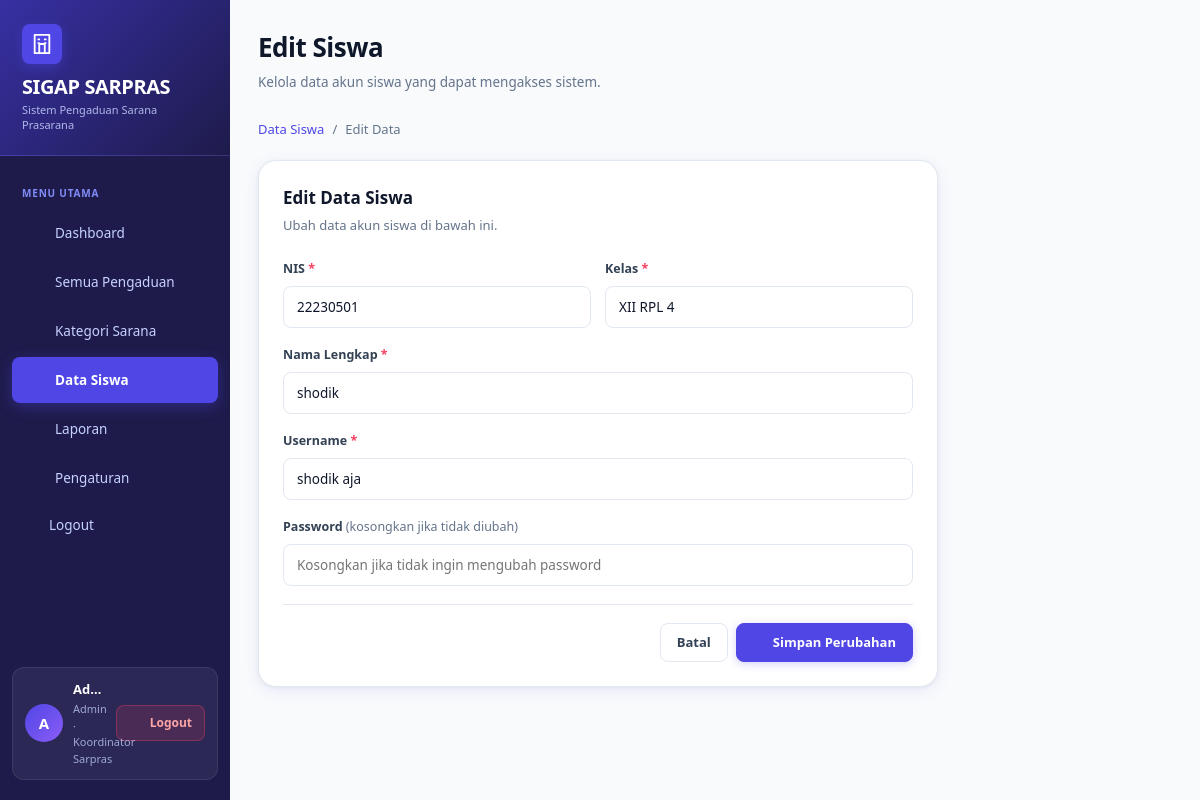
Page /views/siswa_form.php?nis=22230501 (signed in) on the earlier database version.
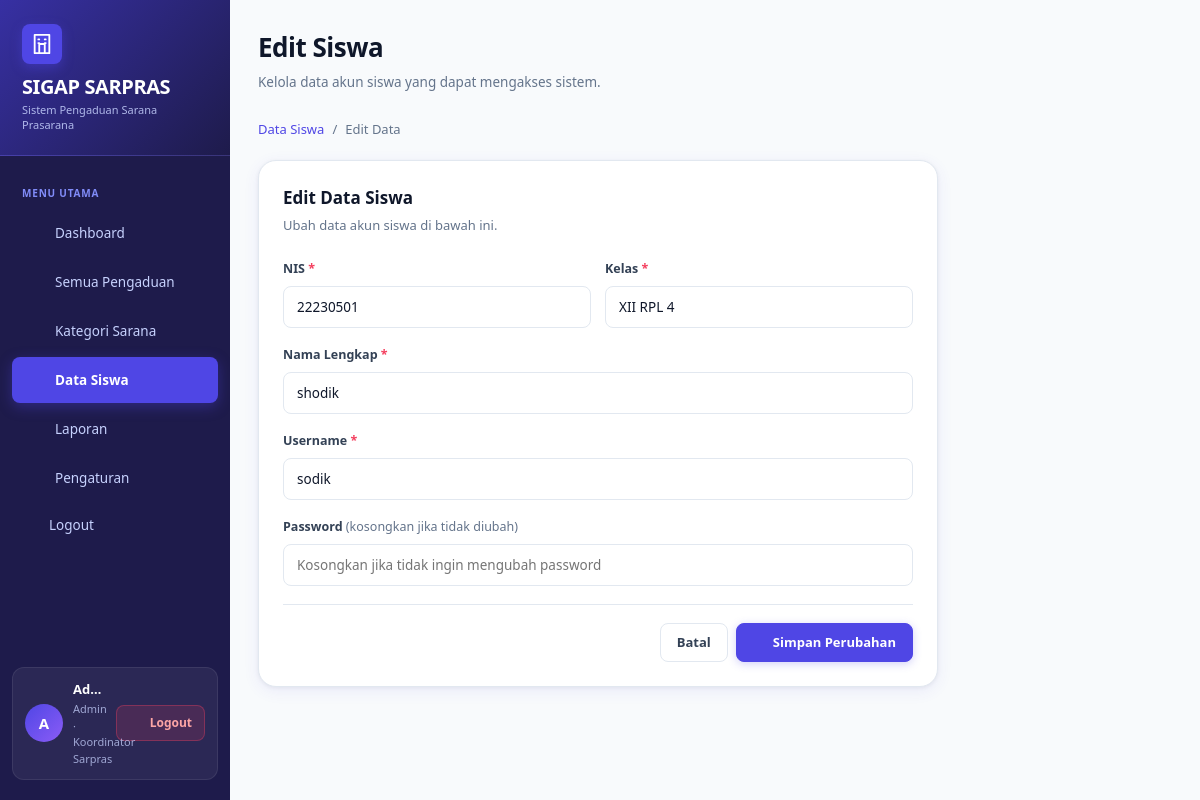
Same page on the later database version.
### tables this page shows
CREATE TABLE `siswa` (
  `nis` int(11) NOT NULL,
  `nama` varchar(100) NOT NULL,
  `kelas` varchar(50) NOT NULL,
  `username` varchar(50) NOT NULL,
  `password` varchar(255) NOT NULL,
  `aktif` tinyint(1) NOT NULL DEFAULT 1
);

### models/Siswa.php (called while the page is built, shortened)
<?php
class Siswa {
    private $conn;
    public function __construct($conn) {
        $this->conn = $conn;
    }
    public function getByNis($nis) {
        $nis = (int)$nis;
        $q = mysqli_query($this->conn, "SELECT * FROM siswa WHERE nis=$nis");
        return mysqli_fetch_assoc($q);
    }
}
?>

### views/siswa_form.php (the view, shortened to what this page needs)
<?php
include '../config/koneksi.php';
include '../config/icons.php';
include '../config/layout.php';
include '../models/Siswa.php';
$m     = new Siswa($conn);
$edit  = isset($_GET['nis']);
$old   = $edit ? $m->getByNis($_GET['nis']) : null;
?>
<!doctype html>
<html lang="id">
<head>
    <link rel="stylesheet" href="../assets/style.css?v=2">
</head>
<body>
<div class="app">
    <?= sidebar('students') ?>
    <main class="main">
        <div class="top">
            <div>
                <h2><?= $edit ? 'Edit Siswa' : 'Tambah Siswa' ?></h2>
                <p>Kelola data akun siswa yang dapat mengakses sistem.</p>
            </div>
        </div>
        <div class="breadcrumb">
            <a href="siswa.php">Data Siswa</a>
            <span><?= $edit ? 'Edit Data' : 'Tambah Siswa' ?></span>
        </div>
        <div class="panel content-narrow">
            <h3 style="margin:0 0 6px;"><?= $edit ? 'Edit Data Siswa' : 'Siswa Baru' ?></h3>
            <p style="margin:0 0 24px;font-size:13px;color:var(--muted);">
                <?= $edit ? 'Ubah data akun siswa di bawah ini.' : 'Isi data siswa untuk membuat akun baru.' ?>
            </p>
            <form method="post">
                <div style="display:grid;grid-template-columns:1fr 1fr;gap:14px;">
                    <div class="field">
                        <label>NIS <span class="required">*</span></label>
                        <input type="number" name="nis" value="<?= htmlspecialchars($old['nis'] ?? '') ?>" placeholder="Nomor Induk Siswa" required>
                    </div>
                    <div class="field">
                        <label>Kelas <span class="required">*</span></label>
                        <input name="kelas" value="<?= htmlspecialchars($old['kelas'] ?? '') ?>" placeholder="Contoh: XII RPL 4" required>
                    </div>
                </div>
                <div class="field">
                    <label>Nama Lengkap <span class="required">*</span></label>
                    <input name="nama" value="<?= htmlspecialchars($old['nama'] ?? '') ?>" placeholder="Nama lengkap siswa" required>
                </div>
                <div class="field">
                    <label>Username <span class="required">*</span></label>
                    <input name="username" value="<?= htmlspecialchars($old['username'] ?? '') ?>" placeholder="Username untuk login" required>
                </div>
                <div class="field">
                    <label>
                        Password
                        <?php if ($edit): ?>
                        <span style="color:var(--muted);font-weight:400;">(kosongkan jika tidak diubah)</span>
                        <?php else: ?>
                        <span class="required">*</span>
                        <?php endif; ?>
                    </label>
                    <input type="password" name="password"
                           placeholder="<?= $edit ? 'Kosongkan jika tidak ingin mengubah password' : 'Buat password' ?>"
                           <?= $edit ? '' : 'required' ?>>
                </div>
                <div class="form-actions">
                    <a class="btn" href="siswa.php">Batal</a>
                    <button class="btn primary" name="simpan">
                        <span style="display:flex;align-items:center;gap:6px;">
                            <?= icon('save', '14') ?> <?= $edit ? 'Simpan Perubahan' : 'Tambah Siswa' ?>
                        </span>
                    </button>
                </div>
            </form>
        </div>
    </main>
</div>
</body>
</html>

Differences in the rows shown:
changed siswa "XII RPL 4": username "shodik aja" → "sodik"
